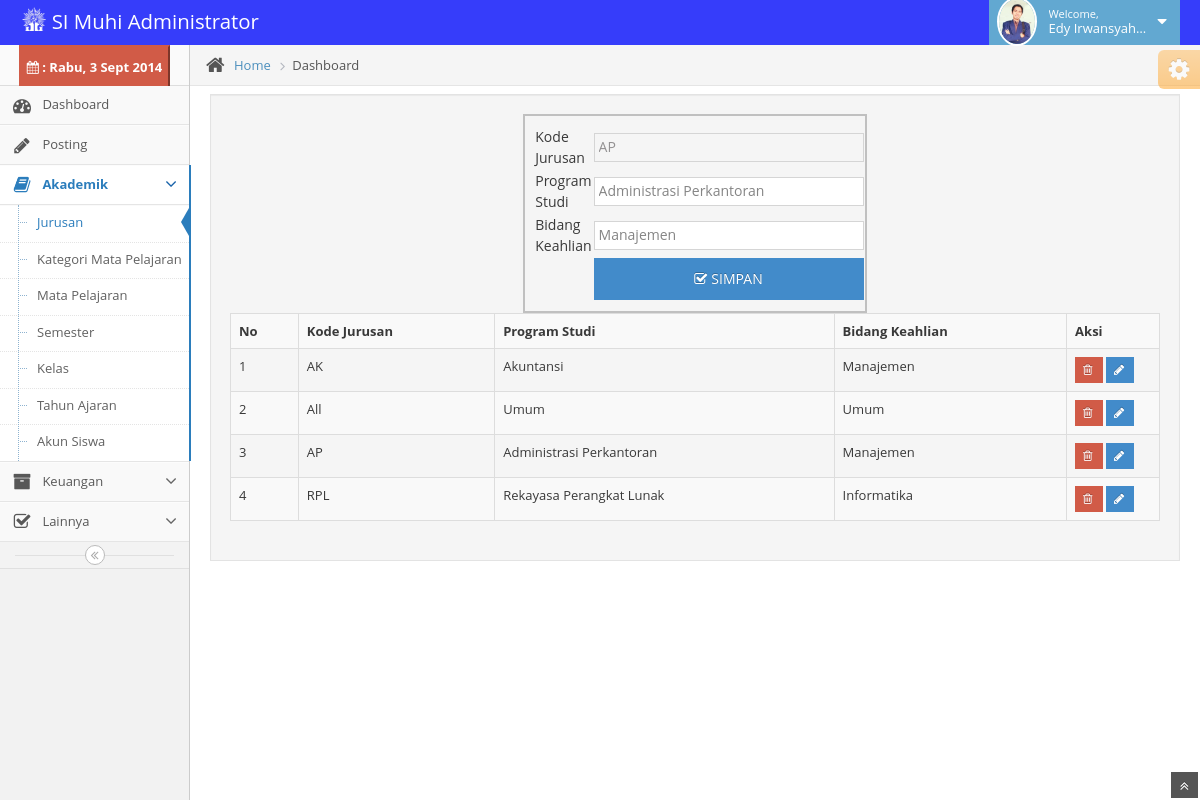
The app's page /dadm/dashbord/?content=jurusan&id=AP&edit=1 (signed in) with its own data.
### tables this page shows
CREATE TABLE IF NOT EXISTS `jurusan` (
  `IdJurusan` varchar(4) NOT NULL,
  `Program` varchar(35) NOT NULL,
  `Bidang` text NOT NULL,
  PRIMARY KEY (`IdJurusan`)
);

### dadm/dashbord/staff/ljurusan.php (the view, shortened to what this page needs)
<?php
if ((!isset($_SESSION["id"]))and(!isset($_SESSION["hak"]))) {
    header("location:index.php");
} elseif ((isset($_SESSION["id"]))and(($_SESSION["hak"])==1)) {
    ?>
<table width="100%" class="table table-bordered table-striped">
    <tr>
        <td><strong>No</strong></td>
        <td><strong>Kode Jurusan</strong></td>
        <td><strong>Program Studi</strong></td>
        <td><strong>Bidang Keahlian</strong></td>
        <td><strong>Aksi</strong></td>
    </tr>
    <?php
    $qsnik="select * from jurusan";
    $hasil=mysql_query($qsnik);
    $no=1;
    while($row=mysql_fetch_array($hasil))
    {
        $t=$row['IdJurusan'];
        echo"<tr><td>$no</font></td>".
            "<td>$row[IdJurusan]</td>".
            "<td>$row[Program]</td>".
            "<td>$row[Bidang]</td>";?>
            <td width="10%"><a href="#" onclick="hapus('<?php echo $t?>')" class="btn btn-xs btn-danger" title="Hapus"><i class='icon-trash'></i></a>
        <?php
        echo"<a href='?content=jurusan&id=$row[IdJurusan]&edit=1' class='btn btn-xs btn-primary' title='Edit'><i class='icon-pencil'></i></a> </td></tr>";
        $no=$no+1;
    }
    ?>
</table>
<?php
}else {
    header("location:../index.php");
}
?>

### dadm/dashbord/staff/jurusan.php (shortened to what this page needs)
<?php
if ((!isset($_SESSION["id"]))and(!isset($_SESSION["hak"]))) {
    header("location:index.php");
} elseif ((isset($_SESSION["id"]))and(($_SESSION["hak"])==1)) {
    ?>
<div class="sidebar" id="sidebar">
<div class="sidebar-shortcuts" id="sidebar-shortcuts">
    <div class="sidebar-shortcuts-large" id="sidebar-shortcuts-large">
        <button class="btn-danger"><?php include("hari.php");?></button>
    </div>
</div>
    <ul class="nav nav-list">
        <li>
            <a href="?content=dashboard">
                <i class="icon-dashboard"></i>
                <span class="menu-text"> Dashboard </span>
            </a>
        </li>
        <li>
            <a href="?content=editor">
                <i class="icon-pencil"></i>
                <span class="menu-text"> Posting </span>
            </a>
        </li>
        <li class="active open">
            <a href="#" class="dropdown-toggle">
                <i class="icon-book"></i>
                <span class="menu-text"> Akademik</span>
                <b class="arrow icon-angle-down"></b>
            </a>
            <ul class="submenu">
                <li class="active">
                    <a href="?content=jurusan">
                        Jurusan
                    </a>
                </li>
                <li>
                    <a href="?content=kmp">
                        Kategori Mata Pelajaran
                    </a>
                </li>
                <li>
                    <a href="?content=mapel">
                        Mata Pelajaran
                    </a>
                </li>
                <li>
                    <a href="?content=semester">
                        Semester
                    </a>
                </li>
                <li>
                    <a href="?content=kelas">
                        Kelas
                    </a>
                </li>
                <li>
                    <a href="?content=ta">
                        Tahun Ajaran
                    </a>
                </li>
                <li>
                    <a href="?content=aksiswa">
                        Akun Siswa
                    </a>
                </li>
            </ul>
        </li>
        <li>
            <a href="#" class="dropdown-toggle">
                <i class="icon-archive"></i>
                <span class="menu-text"> Keuangan</span>
                <b class="arrow icon-angle-down"></b>
            </a>
        </li>
        <li>
            <a href="#" class="dropdown-toggle">
                <i class="icon-check"></i>
                <span class="menu-text"> Lainnya</span>
                <b class="arrow icon-angle-down"></b>
            </a>
        </li>
    </ul>
<div class="sidebar-collapse" id="sidebar-collapse">
    <i class="icon-double-angle-left" data-icon1="icon-double-angle-left" data-icon2="icon-double-angle-right"></i>
</div>
</div>
<div class="main-content">
    <div class="breadcrumbs" id="breadcrumbs">
        <ul class="breadcrumb">
            <li>
                <i class="icon-home home-icon"></i>
                <a href="#">Home</a>
            </li>
            <li class="active">Dashboard</li>
        </ul>
    </div>
    <div class="page-content">
        <div class="container-fluid">
            <div class="row-fluid">
                <?php
                if($ak=$_GET['edit']!='1'){
                    ?>
                    <form method="post" action="../dashbord/staff/injurusan.php" enctype="multipart/form-data">
                        <div class="well">
                            <div style="margin: auto;width:37%;padding:1%;border: 2px solid #c0c0c0">
                                <table>
                                    <tr>
                                        <div class="control-group">
                                            <div class="control">
                                                <td width="28%"><label>Kode Jurusan</label></td><td><input type="text" name="id" class="input-xlarge" placeholder="Harap diisi.."/></td>
                                            </div>
                                        </div>
                                    </tr>
                                    <tr>
                                        <div class="control-group">
                                            <div class="control">
                                                <td width="5%"><label>Program Studi</label></td><td><input type="text" name="program" class="input-xlarge" placeholder="Harap diisi.."/></td>
                                            </div>
                                        </div>
                                    </tr>
                                    <tr>
                                        <div class="control-group">
                                            <div class="control">
                                                <td><label>Bidang Keahlian</label></td><td><input type="text" name="bidang" class="input-xlarge" placeholder="Harap diisi.."/></td>
                                            </div>
                                        </div>
                                    </tr>
                                    <tr>
                                        <div class="control-group">
                                            <div class="control">
                                                <td colspan="2">
                                                    <button type="submit" class="btn btn-primary input-xlarge pull-right"><i class="icon-check"></i>SIMPAN</button>
                                                </td>
                                            </div>
                                        </div>
                                    </tr>
                            </div>
                        </div>
                        </table>
                    </form>
                    <?php
                }
                else
                {
                    $id=$_GET["id"];
                    $qprof="select * from jurusan where IdJurusan='$id'";
                    $hslpro=mysql_query($qprof);
                    $rowpro=mysql_fetch_array($hslpro);
                    ?>
                    <form method="post" action="../dashbord/staff/edjurusan.php" enctype="multipart/form-data">
                        <div class="well">
                            <div style="margin: auto;width:37%;padding:1%;border: 2px solid #c0c0c0">
                                <table>
                                    <tr>
                                        <div class="control-group">
                                            <div class="control">
                                                <td width="28%"><label>Kode Jurusan</label></td><td><input type="text" name="id" class="input-xlarge" value="<?php echo $rowpro['IdJurusan']?>" placeholder="Harap diisi.." readonly="true"/></td>
                                            </div>
                                        </div>
                                    </tr>
                                    <tr>
                                        <div class="control-group">
                                            <div class="control">
                                                <td width="5%"><label>Program Studi</label></td><td><input type="text" name="program" class="input-xlarge" placeholder="Harap diisi.." value="<?php echo $rowpro['Program'];?>"/></td>
                                            </div>
                                        </div>
                                    </tr>
                                    <tr>
                                        <div class="control-group">
                                            <div class="control">
                                                <td><label>Bidang Keahlian</label></td><td><input type="text" name="bidang" class="input-xlarge" placeholder="Harap diisi.." value="<?php echo $rowpro['Bidang'];?>"/></td>
                                            </div>
                                        </div>
                                    </tr>
                                    <tr>
                                        <div class="control-group">
                                            <div class="control">
                                                <td colspan="2">
                                                    <button type="submit" class="btn btn-primary input-xlarge pull-right"><i class="icon-check"></i>SIMPAN</button>
                                                </td>
                                            </div>
                                        </div>
                                    </tr>
                            </div>
                        </div>
                    </form>
                    <?php
                }
                ?>
            </div>
            <?php include"ljurusan.php";?>
        </div>
    </div>
</div>
</div>
<?php
}else {
    header("location:../index.php");
}
?>

### records on screen
jurusan: id "AP", program "Administrasi Perkantoran", bidang "Manajemen", IdJurusan "AP", Program "Administrasi Perkantoran", Bidang "Manajemen"
jurusan: IdJurusan "AK", Program "Akuntansi", Bidang "Manajemen"
jurusan: IdJurusan "All", Program "Umum", Bidang "Umum"
jurusan: IdJurusan "RPL", Program "Rekayasa Perangkat Lunak", Bidang "Informatika"

### other values on screen
$rowpro['nama'] "Edy Irwansyah…"
